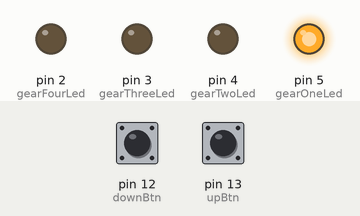
This sketch was run on a simulated Arduino Uno, built with avr-gcc and run on an emulated ATmega328P. Shown: output pins drawn as LEDs (lit = HIGH). The inputs (shaded band) are chosen by the test bench; at power-on: pin 13 (upBtn) LOW, pin 12 (downBtn) LOW.

Above: at 1.2 s.
1.3 s: pin 13 (upBtn) pulled HIGH for 0.15 s
At 1.8 s:
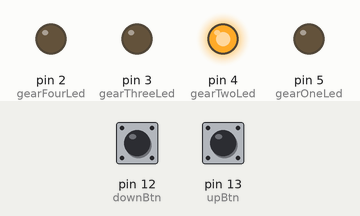
2.9 s: pin 13 (upBtn) pulled HIGH for 1 s
At 4.3 s:
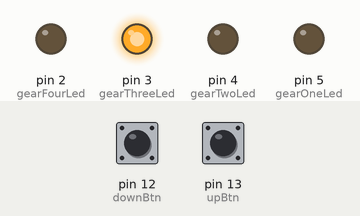
5.4 s: pin 13 (upBtn) pulled HIGH for 0.15 s
At 6.2 s:
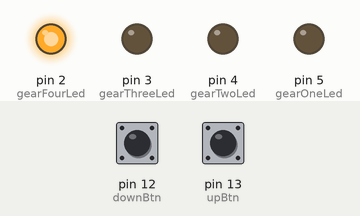
7.0 s: pin 12 (downBtn) pulled HIGH for 0.15 s
At 8.3 s:
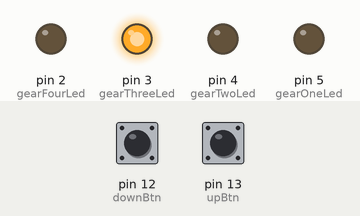
8.6 s: pin 12 (downBtn) pulled HIGH for 1 s
At 11.0 s:
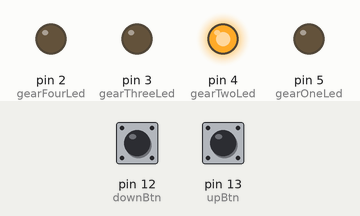
Timing chart, 0 to 12.1 s (numbered marks = the images above; inputs shaded):
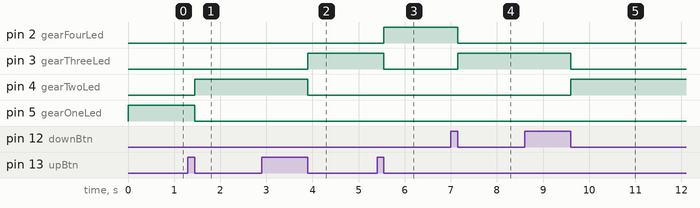

Measured:
- after the input at 1.3 s, pin 4 (gearTwoLed): LOW → HIGH after 0.15 s; pin 5 (gearOneLed): HIGH → LOW after 0.15 s
- after the input at 2.9 s, pin 3 (gearThreeLed): LOW → HIGH after 1.0 s; pin 4 (gearTwoLed): HIGH → LOW after 1.0 s
- after the input at 5.4 s, pin 2 (gearFourLed): LOW → HIGH after 0.15 s; pin 3 (gearThreeLed): HIGH → LOW after 0.15 s
- after the input at 7.0 s, pin 2 (gearFourLed): HIGH → LOW after 0.15 s; pin 3 (gearThreeLed): LOW → HIGH after 0.15 s
- after the input at 8.6 s, pin 3 (gearThreeLed): HIGH → LOW after 1.0 s; pin 4 (gearTwoLed): LOW → HIGH after 1.0 s

The sketch:

auto_controller.ino
```cpp
//Gear limits
const int minGear = 1;
const int maxGear = 4;

//Buttons
const int upBtn = 13;
const int downBtn = 12;

//Leds
const int gearOneLed = 5;
const int gearTwoLed = 4;
const int gearThreeLed = 3;
const int gearFourLed = 2;

int currentGear;

void setup()
{
  //Inputs
  pinMode(upBtn, INPUT);
  pinMode(downBtn, INPUT);

  //Outputs
  pinMode(gearOneLed, OUTPUT);
  pinMode(gearTwoLed, OUTPUT);
  pinMode(gearThreeLed, OUTPUT);
  pinMode(gearFourLed, OUTPUT);

  //Start in first gear
  currentGear = 1;
  digitalWrite(gearOneLed, HIGH);
}

void loop()
{
  //Loop and check if up button or down button has been pressed
  //Check up button pressed
  if(checkButtonPressed(upBtn))
  {
    //Check up button released
    if(checkButtonReleased(upBtn))
    {
      ShiftUp();
      UpdateLeds();
      delay(400);
    }
  }
  //Check down button pressed
  else if(checkButtonPressed(downBtn))
  {
     //Check down button released
    if(checkButtonReleased(downBtn))
    {
      ShiftDown();
      UpdateLeds();
      delay(400);
    }
  }
  else
  {
    //No button has been pressed yet, so do nothing!
  }
}

//Methods
//Checks if the up button has been pressed
bool checkButtonPressed(int btn)
{
  if (digitalRead(btn) == HIGH)
    return true;
  else
    return false;
}

bool checkButtonReleased(int btn)
{
  while(digitalRead(btn) == HIGH)
  {
    //Loop until the button is relased
  }

  return true;
}

//Increments the current gear
void ShiftUp()
{
  if (currentGear != maxGear)
    currentGear++;
}

//Decrements the current gear
void ShiftDown()
{
  if (currentGear != minGear)
    currentGear--;
}

//Turns off all leds
void TurnOffLeds()
{
  digitalWrite(gearOneLed, LOW);
  digitalWrite(gearTwoLed, LOW);
  digitalWrite(gearThreeLed, LOW);
  digitalWrite(gearFourLed, LOW);
}

//Updates the leds in indicate the current gear
void UpdateLeds()
{
  TurnOffLeds();

  switch (currentGear)
  {
    case 1:
      digitalWrite(gearOneLed, HIGH);
      break;
    case 2:
      digitalWrite(gearTwoLed, HIGH);
      break;
    case 3:
      digitalWrite(gearThreeLed, HIGH);
      break;
    case 4:
      digitalWrite(gearFourLed, HIGH);
      break;
  }
}
```
